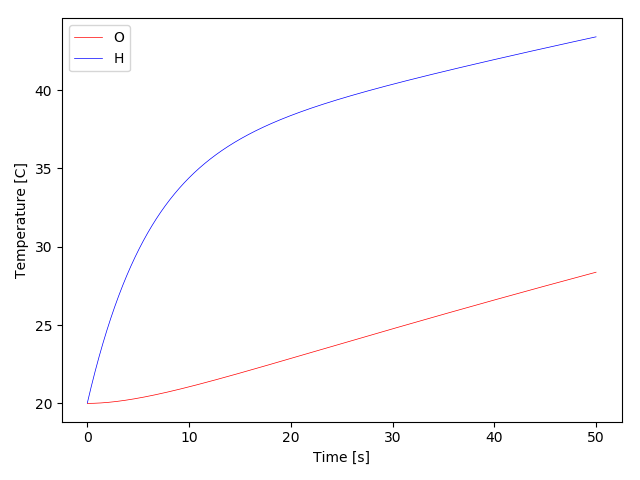

Recreate this plot in Python.
# -*- coding: utf-8 -*-
import config_app
import portable_ticks
import portable_constants
import simulation_hw_hal
import portable_simuliert_tagesmodell

config_app.iTimeProcess_O_H_ms = 10

def Schrittantwort():
  import pyplot

  # objOverflowCounter = OverflowCounter(portable_ticks.objTicks)
  objCurveO = pyplot.Curve('O', 'red')
  objCurveH = pyplot.Curve('H', 'blue')

  hw = simulation_hw_hal.Hw(objTagesmodell=portable_simuliert_tagesmodell.TagesmodellConstant(fTempEnvirons_C=20.0))
  for iTimeIncrement in range(5000):
    hw.timeIncrement(iDelay_ms=config_app.iTimeProcess_O_H_ms, fDac_V=1.9)
    # objOverflowCounter.detectOverflow()
    # print("%i,%5.4f,%5.4f" % (hw.iTime_ms, hw.messe_fTempO_C, hw.messe_fTempH_C))
    iTime_ms = portable_ticks.objTicks.time_ms()
    fTime_s = iTime_ms/1000.0
    objCurveO.point(fTime_s, hw.messe_fTempO_C)
    objCurveH.point(fTime_s, hw.messe_fTempH_C)

  plot = pyplot.Plot('Time [s]')
  plot.PlotY1('Temperature [C]', objCurveO, objCurveH)
  plot.PlotSave('simulation_test_schrittantwort.png')
  portable_ticks.objTicks.print_statistics()

if __name__ == "__main__":
  portable_ticks.init(iMaxTicks_ms=portable_constants.YEAR_MS)

  Schrittantwort()
